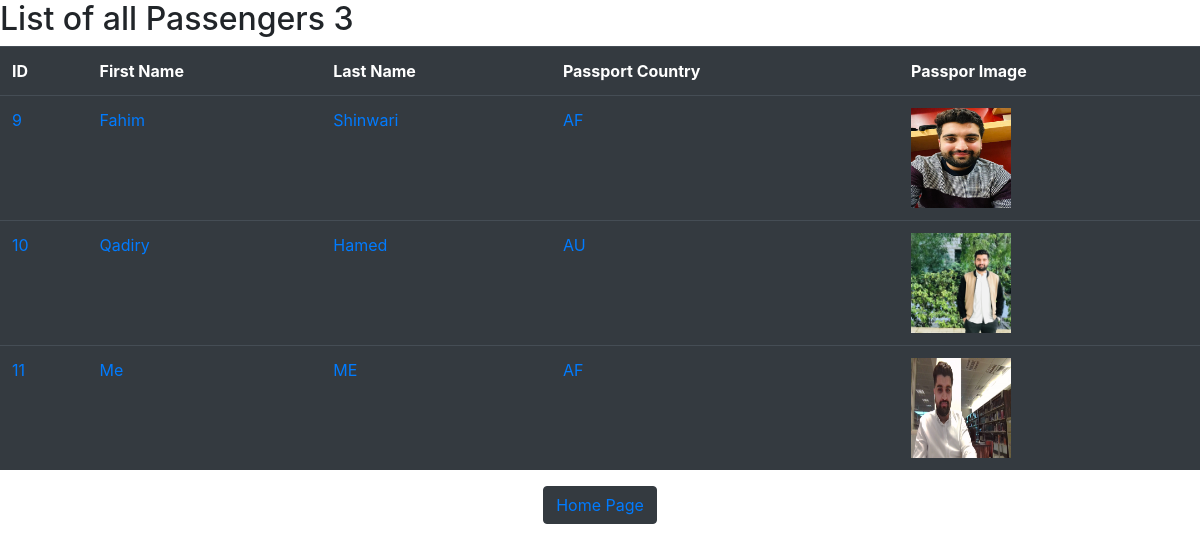
The app's page /AllPassengers with its own data.
### FlightsSystem/models.py (models this page shows, shortened)
class PassengersModel(models.Model):
    first = models.CharField(max_length=10)
    last = models.CharField(max_length=20)
    passportCountry = models.CharField(max_length=30)
    passport_photo = models.ImageField(
        upload_to='images/', null=True, blank=True)
    flights = models.ManyToManyField(
        FlightModel, blank=True, related_name="passengers")

### FlightsSystem/views.py (the view)
# urls.py: path("AllPassengers", views.AllPassengers, name="AllPassengers"),
def AllPassengers(request):
    allPassengers = PassengersModel.objects.all()
    count = allPassengers.count()
    return render(request, "FlightsSystem/AllPassengers.html", {
        "allPassengers": allPassengers,
        "count": count
    })

### FlightsSystem/templates/FlightsSystem/AllPassengers.html (shortened to what this page needs)
{% extends "FLightsSystem/layout.html"%} {% block body%}
<h2>List of all Passengers {{count}}</h2>
<table class="table table-dark table-hover">
  <th>ID</th>
  <th>First Name</th>
  <th>Last Name</th>
  <th>Passport Country</th>
  <th>Passpor Image</th>
  {% for ThisPassenger in allPassengers %}
  <tr>
    <td>
      <a href="{% url 'FlightsSystem:pDetails' ThisPassenger.id %}"
        >{{ThisPassenger.id}}</a
      >
    </td>
    <td>
      <a href="{% url 'FlightsSystem:pDetails' ThisPassenger.id %}"
        >{{ThisPassenger.first}}</a
      >
    </td>
    <td>
      <a href="{% url 'FlightsSystem:pDetails' ThisPassenger.id %}"
        >{{ThisPassenger.last}}</a
      >
    </td>
    <td>
      <a href="{% url 'FlightsSystem:pDetails' ThisPassenger.id %}"
        >{{ThisPassenger.passportCountry}}</a
      >
    </td>
    <td>
      <a href="#" class="image-link">
        <img
          src="{{ ThisPassenger.passport_photo.url }}"
          alt="Passport Photo"
          width="100"
          height="100"
          alt="Passport photo"
        />
      </a>
    </td>
  </tr>
  {% endfor %}
</table>
<div style="text-align: center">
  <button class="btn btn-dark">
    <a href="{% url 'FlightsSystem:index' %}">Home Page</a>
  </button>
</div>
{% endblock%}

### records on screen
PassengersModel: id "9", first "Fahim", last "Shinwari", passportCountry "AF", passport_photo (picture)
PassengersModel: id "10", first "Qadiry", last "Hamed", passportCountry "AU", passport_photo (picture)
PassengersModel: id "11", first "Me", last "ME", passportCountry "AF", passport_photo (picture)

### other values on screen
{{ count }} "3"
